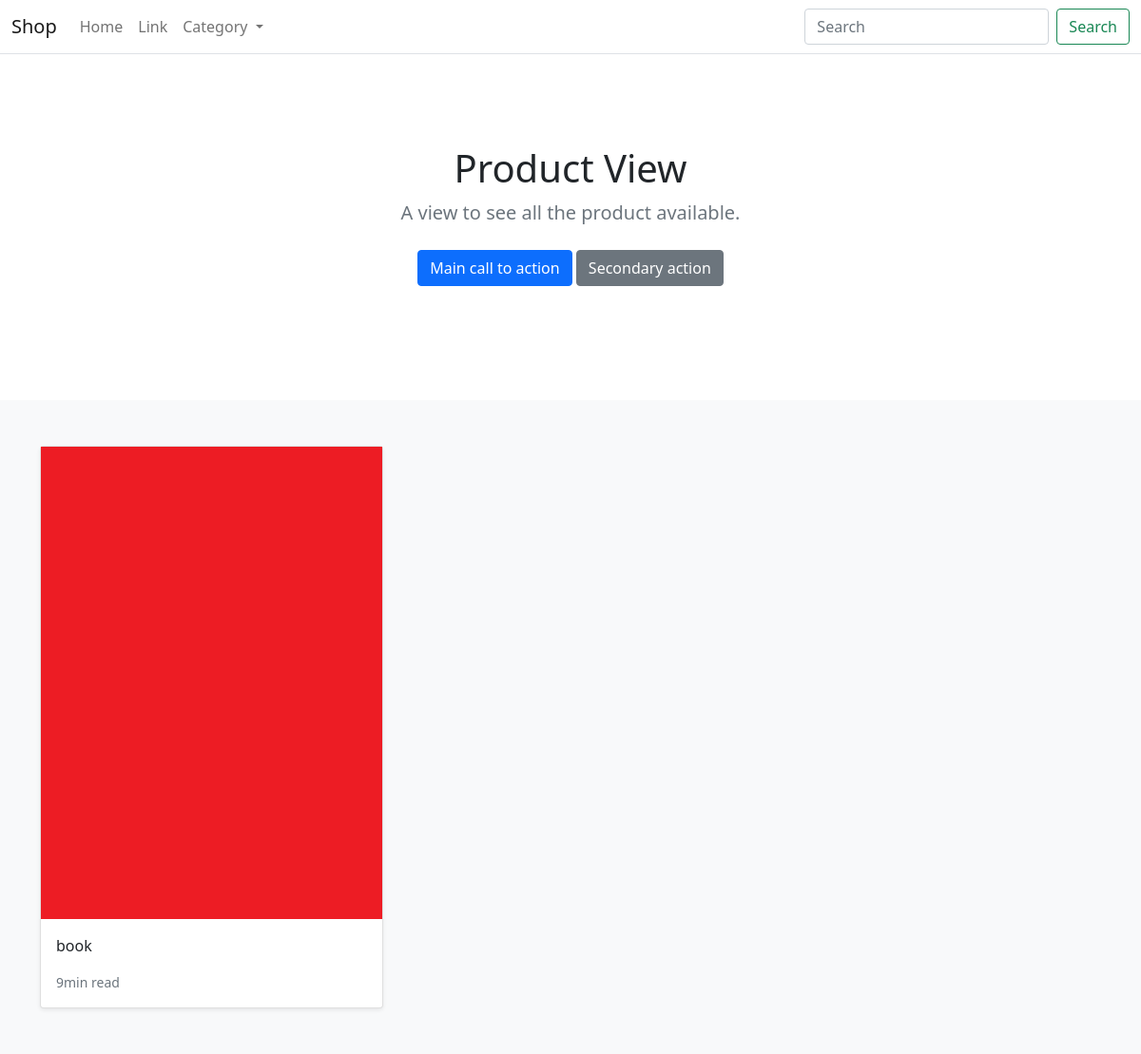
Before: / with the older database file.
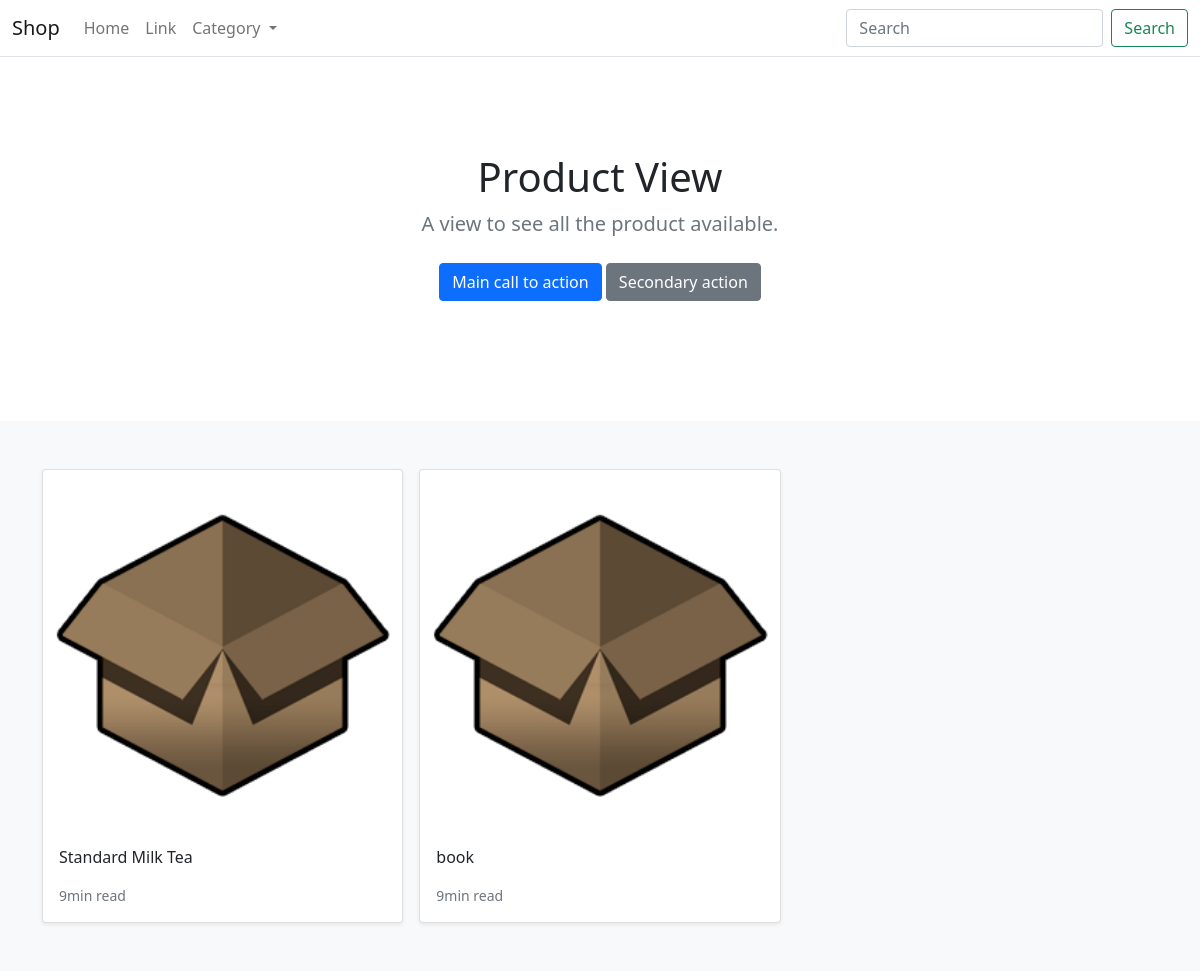
After: the same page with the newer database file.
### store/models.py (models this page shows, shortened)
class Product(models.Model):
    category = models.ForeignKey(Category, related_name='product', on_delete=models.CASCADE)
    created_by = models.ForeignKey(User, on_delete=models.CASCADE, related_name='product_creator')
    title = models.CharField(max_length=255)
    description = models.TextField(blank=True)
    image = models.ImageField(upload_to='images/')
    slug = models.SlugField(max_length=255, unique=True)
    price = models.DecimalField(max_digits=4, decimal_places=2)
    in_stock = models.BooleanField(default=True)
    is_active = models.BooleanField(default=True)
    created = models.DateTimeField(auto_now_add=True)
    updated = models.DateTimeField(auto_now=True)
    class Meta:
        verbose_name_plural = 'Products'
        ordering = ('-created',)
    def get_absolute_url(self):
        return reverse('store:product_detail', args=[self.slug])

### store/views.py (the view)
# urls.py: path('', views.all_products, name="all_products"),
def all_products(request):
    products = Product.objects.all()
    return render(request, 'store/home.html', {'products': products})

### store/models.py (called while the page is built)
    def get_absolute_url(self):
        return reverse('store:category_list', args=[self.slug])

### store/views.py (called while the page is built)
def categories(request):
    return {
        'categories' : Category.objects.all()
    }

### templates/store/home.html (shortened to what this page needs)
{% extends './base.html' %}
{% load static %}
{% block content %}
    <section class="py-5 text-center container">
        <div class="row py-lg-5">
            <div class="col-lg-6 col-md-8 mx-auto">
                <h1 class="fw-light">Product View</h1>
                <p class="lead text-muted">A view to see all the product available.</p>
                <p>
                <a href="#" class="btn btn-primary my-2">Main call to action</a>
                <a href="#" class="btn btn-secondary my-2">Secondary action</a>
                </p>
            </div>
        </div>
    </section>
    <div class="album py-5 bg-light">
        <div class="container">
            <div class="row row-cols-1 row-cols-sm-2 row-cols-md-3 g-3">
                {%for product in products%}
                <div class="col">
                    <div class="card shadow-sm">
                        <img class="img-fluid" alt="Responsive image" src="{{ product.image.url }}">
                        <div class="card-body">
                        <p class="card-text">
                            <a class="text-dark text-decoration-none" href="{{ product.get_absolute_url }}">{{ product.title }}</a>
                        </p>
                        <div class="d-flex justify-content-between align-items-center">
                            <small class="text-muted">9min read</small>
                        </div>
                        </div>
                    </div>
                </div>
                {% endfor%}
            </div>
        </div>
    </div>
{% endblock %}

### templates/store/base.html (shortened to what this page needs)
{% load static %}
<!DOCTYPE html>
<html>
<head>
    <link href="https://cdn.jsdelivr.net/npm/bootstrap@5.0.0-beta1/dist/css/bootstrap.min.css"
        rel="stylesheet"
>
</head>
<body>
    <header>
        <nav class="navbar navbar-expand-md navbar-light bg-white border-bottom">
            <div class="container-fluid">
                <a class="navbar-brand" href="#">Shop</a>
                <div class="collapse navbar-collapse" id="navbarCollapse">
                    <ul class="navbar-nav me-auto mb-2 mb-md-0">
                        <li class="nav-item active">
                            <a class="nav-link" aria-current="page" href="/">Home</a>
                        </li>
                        <li class="nav-item">
                            <a class="nav-link" href="#">Link</a>
                        </li>
                        <li class="nav-item dropdown">
                            <a class="nav-link dropdown-toggle" href="#" id="navbarDropdown" role="button"
                                data-bs-toggle="dropdown" aria-expanded="false">
                                Category
                            </a>
                        </li>
                    </ul>
                    <form class="d-flex">
                        <input class="form-control me-2" type="search" placeholder="Search" aria-label="Search">
                        <button class="btn btn-outline-success" type="submit">Search</button>
                    </form>
                </div>
            </div>
        </nav>
    </header>
    <div id="content">{% block content %} {% endblock %}</div>
</body>
</html>

Changed rows visible on the page:
added Product: image (placeholder picture), title "Standard Milk Tea"
changed Product "book": image: a different picture
